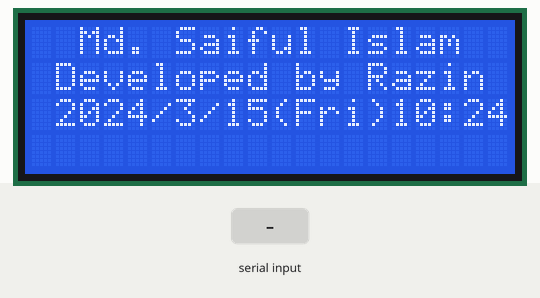
Simulated run of this sketch. Board: Arduino Uno, built with avr-gcc and run on an emulated ATmega328P. Shown: 20×4 character LCD. The inputs (shaded band) are chosen by the test bench. The local clock reads 2024-03-15 10:24:30 at power-on unless the sketch sets it; what the sketch prints to the serial monitor is not drawn.

Above: at 1.2 s.
1.3 s: "0\n" received over the second serial link
At 4.5 s:
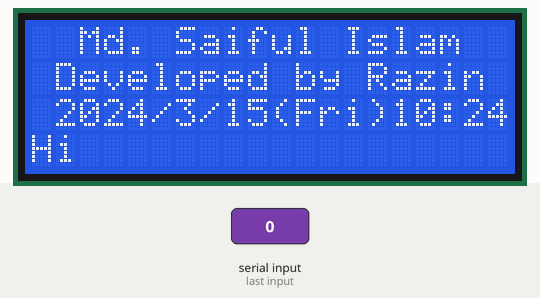
9.6 s: "0\n" received over the second serial link
At 12.2 s:
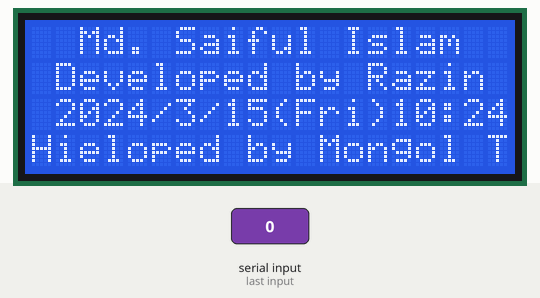
17.7 s: "0\n" received over the second serial link
At 19.8 s:
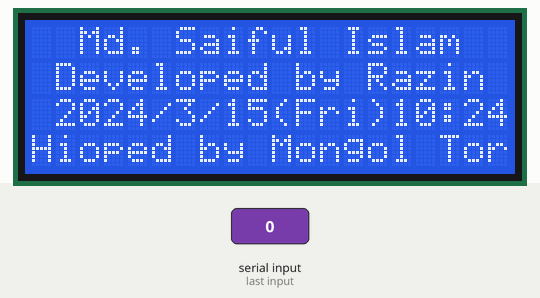
25.7 s: "0\n" received over the second serial link
At 28.6 s:
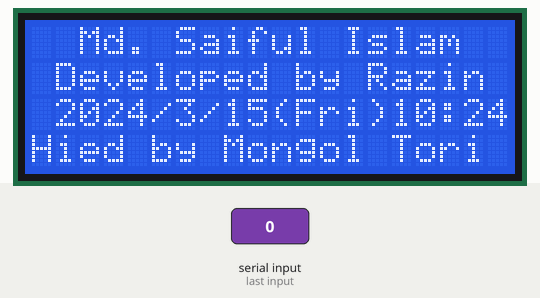
Timing chart, 0 to 30.1 s (numbered marks = the images above; inputs shaded):
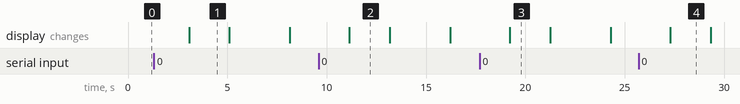

Measured:
- after the input at 1.3 s, the display: changes after 1.8 s (image 1)
- after the input at 9.6 s, the display: changes after 1.5 s (image 2)
- after the input at 17.7 s, the display: changes after 1.5 s (image 3)
- after the input at 25.7 s, the display: changes after 1.6 s (image 4)
- what the display in image 1 shows lasts 2.0 s, from 3.1 s to 5.1 s

The sketch:

notice_board.ino
```cpp
#include <LiquidCrystal.h>
#include <Wire.h>
#include <RTClib.h>
#include <SoftwareSerial.h>
SoftwareSerial mySerial(8, 9);

LiquidCrystal lcd(12, 11, 5, 4, 3, 2);
RTC_DS3231 rtc;
char daysOfTheWeek[7][12] = {"Sun", "Mon", "Tue", "Wed", "Thu", "Fri", "Sat"};
String Data = "";

#define N_CHARS2  ((sizeof(MessageOut2)/sizeof(MessageOut2[0]))-1)

char MessageOut2[32];


int index2 = 0;
unsigned long oldTime2 = 0;

byte indexer = 0; // Index into array; where to store the character
char inData[58]; // Allocate some space for the string
char inChar; // Where to store the character read

void setup() {
  Serial.begin(9600);
  mySerial.begin(9600);
  lcd.begin(20 , 4);
  lcd.setCursor(2,0);
  lcd.print("Md. Saiful Islam");
  if (! rtc.begin()) {
     Serial.println("Couldn't find RTC");
     while (1);
   }
   if (rtc.lostPower()) {
     rtc.adjust(DateTime(F(__DATE__), F(__TIME__)));
   }
}

void loop() {
  DateTime now = rtc.now();
  lcd.setCursor(1,1);
  lcd.print("Developed by Razin");
  lcd.setCursor(1,2);
   lcd.print(now.year(), DEC);
   lcd.print('/');
   lcd.print(now.month(), DEC);
   lcd.print('/');
   lcd.print(now.day(), DEC);
   lcd.print("(");
   lcd.print(daysOfTheWeek[now.dayOfTheWeek()]);
   lcd.print(")");
   lcd.print(now.hour(), DEC);
   lcd.print(':');
   lcd.print(now.minute(), DEC);
   delay(3000);
//if(daysOfTheWeek[now.dayOfTheWeek()]== "Mon"){
    if(now.hour()==12 || now.hour()==13){
//        if(now.minute()> 30){
            lcd.setCursor(0,3);
            lcd.print("Class at UB10304");
            Serial.println("Class at UB10304");
//          }
      }
//  }

  char character;
  while(mySerial.available())
  {
    character = mySerial.read();
    switch(character)
    {
      case '0':
      goPrint();
      break;
    }
  }
 setHeadingLeft(" Developed by Mongol Tori Team.", 4, 10);
}

void goPrint(){
    lcd.setCursor(0,4);
    lcd.print("Hi");
    delay(2000);
  }

void setHeadingLeft(char * msg, byte row, unsigned long duration2)
{
  strncpy(MessageOut2, msg, sizeof(MessageOut2));
  if(millis() - oldTime2 > duration2)
  {
     oldTime2 = millis();
     if(index2 < 20) // check to see if index2 is under the array max size
     {
        index2++; // increment index
        for (int i = 0; i < N_CHARS2; i++) // same as above
        {
           lcd.setCursor(i,row);
           if(index2 == N_CHARS2) index2 = 0;

              if(MessageOut2[index2++] != NULL){
                 lcd.print(MessageOut2[index2-1]);
                 Serial.println(MessageOut2[index2-1]);
        }
              else {
                 lcd.print(' ');
              }
              }
           }
           else index2 = 0; // otherwise set it back to 0
     }
}
```
